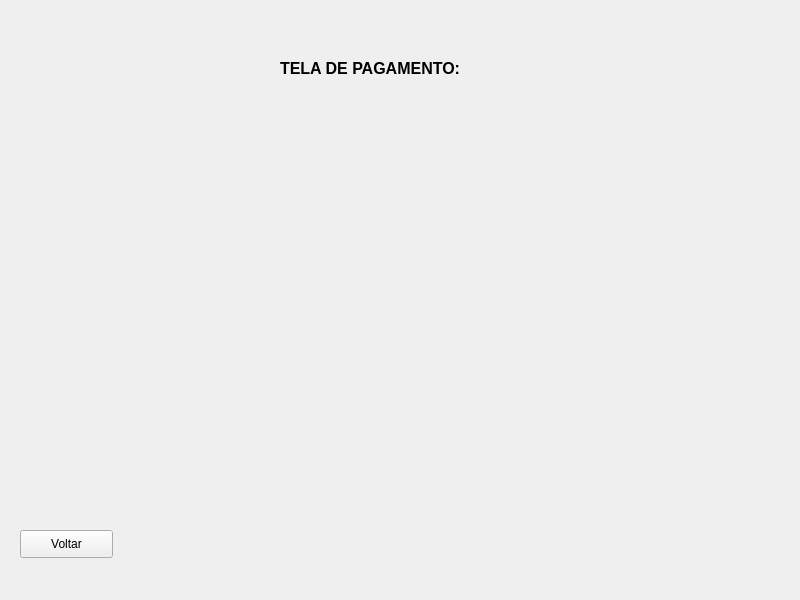
<?xml version="1.0" encoding="UTF-8"?>
<ui version="4.0">
 <class>MainWindow</class>
 <widget class="QMainWindow" name="MainWindow">
  <property name="geometry">
   <rect>
    <x>0</x>
    <y>0</y>
    <width>800</width>
    <height>600</height>
   </rect>
  </property>
  <property name="windowTitle">
   <string>MainWindow</string>
  </property>
  <widget class="QWidget" name="centralwidget">
   <widget class="QLabel" name="label">
    <property name="geometry">
     <rect>
      <x>280</x>
      <y>60</y>
      <width>231</width>
      <height>16</height>
     </rect>
    </property>
    <property name="font">
     <font>
      <pointsize>12</pointsize>
      <weight>75</weight>
      <bold>true</bold>
     </font>
    </property>
    <property name="text">
     <string>TELA DE PAGAMENTO:</string>
    </property>
   </widget>
   <widget class="QPushButton" name="pushButton_2">
    <property name="geometry">
     <rect>
      <x>20</x>
      <y>530</y>
      <width>93</width>
      <height>28</height>
     </rect>
    </property>
    <property name="text">
     <string>Voltar</string>
    </property>
   </widget>
  </widget>
 </widget>
 <resources/>
 <connections/>
</ui>
